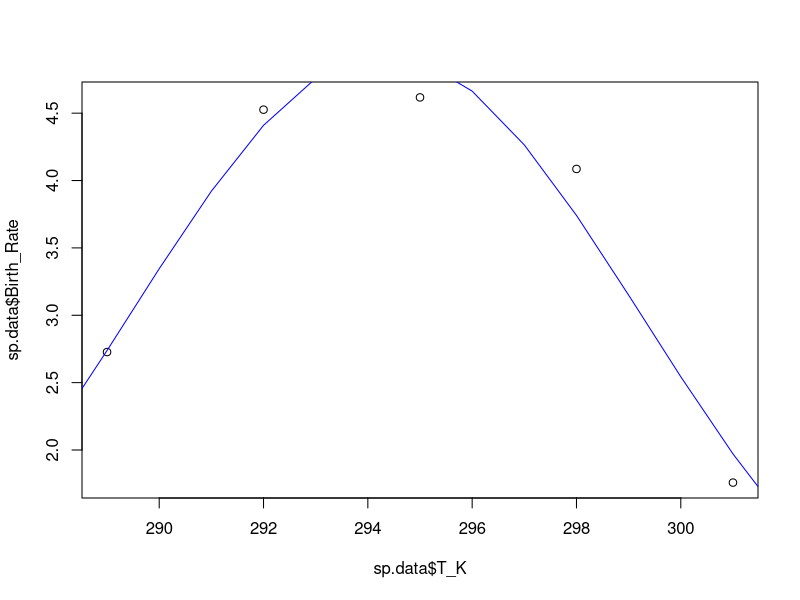

Generate this figure with R: (Note: this script raises an error after producing the figure.)
###################################################################
#### This R script fits functions to temperature response data ####
###################################################################


# Load packages and set working directory
library(tidyr)
library(ggplot2)
library(dplyr)
library(tidyverse)
setwd(dirname(rstudioapi::getActiveDocumentContext()$path))

# Read data
data <- as.data.frame(read_csv("Temperature response data New.csv"))

# Select an insect by removing # in front of name and placing # in front of other species
#sp.data <- subset(data, Species == "Clavigralla shadabi")
#sp.data <- subset(data, Species == "Clavigralla tomentosicollis Benin")
#sp.data <- subset(data, Species == "Clavigralla tomentosicollis Nigeria")
#sp.data <- subset(data, Species == "Clavigralla tomentosicollis Burkina Faso")
#sp.data <- subset(data, Species == "Apolygus lucorum")
#sp.data <- subset(data, Species == "Adelphocoris suturalis")
#sp.data <- subset(data, Species == "Macrosiphum euphorbiae Brazil")
#sp.data <- subset(data, Species == "Aulacorthum solani Brazil")
sp.data <- subset(data, Species == "Uroleucon ambrosiae")
#sp.data <- subset(data, Species == "Lygus lineolaris")
#sp.data <- subset(data, Species == "Pilophorus typicus")
#sp.data <- subset(data, Species == "Macrolophus pygmaeus on Myzus persicae")
#sp.data <- subset(data, Species == "Macrolophus pygmaeus on Trialeurodes vaporariorum")
#sp.data <- subset(data, Species == "Toxoptera citricidus on C. unshiu")
#sp.data <- subset(data, Species == "Toxoptera citricidus on C. aurantium")
#sp.data <- subset(data, Species == "Aphis citricola")
#sp.data <- subset(data, Species == "Aphis gossypii Japan")

# Remove columns that do not contain temperature data
sp.data <- sp.data[-c(1:8,12,14,16,18,20,22,24,26,27,29,31,32,34,35,37,39,40,42,44,46,48,50,51)]

# Set some option for nls and plots
Tmin <- 280
Tmax <- 310
TR <- 293



####################################### FECUNDITY ###########################################
# NLS
fec <- nls(Birth_Rate ~ bTopt*exp(-((T_K-Toptb)^2)/(2*sb^2)), data=sp.data,
           start=list(bTopt=5, Toptb=TR, sb=3))
summary(fec)
# Plot model fits
plot(sp.data$T_K, sp.data$Birth_Rate)
points(seq(Tmin,Tmax,1),coef(fec)[1]*exp(-((seq(Tmin,Tmax,1)-coef(fec)[2])^2)/(2*coef(fec)[3]^2)), type="l", col="blue")


###################################### DEVELOPMENT ##########################################
# estimate xTR and A
# NOTE: removed data beyond max development
dev.mon <- nls(Development ~ xTR*T_K/TR*exp(A*(1/TR-1/T_K)), data=sp.data[-c((nrow(sp.data)-2):nrow(sp.data)),],
               start=list(xTR=0.1, A=1000))
summary(dev.mon)
# Plot model fits
plot(sp.data$T_K, sp.data$Development)
points(seq(Tmin,Tmax,1), coef(dev.mon)[1]*(seq(Tmin,Tmax,1)/TR)*exp(coef(dev.mon)[2]*(1/TR-1/seq(Tmin,Tmax,1))), type="l", col="blue")

# estimate AL and AH separately from TL and TH if needed
xTR <- coef(dev.mon)[1]
A <- coef(dev.mon)[2]
kTL <- 295
kTH <- 311
dev.A <- nls(Development ~ xTR*(T_K/TR)*exp(A*(1/TR-1/T_K))/(1+exp(AL*(1/kTL-1/T_K))+exp(AH*(1/kTH-1/T_K))),
              data=sp.data, start=list(AL=-50000, AH=50000))
summary(dev.A)
AL <- coef(dev.A)[1]
AH <- coef(dev.A)[2]
dev.T <- nls(Development ~ xTR*(T_K/TR)*exp(A*(1/TR-1/T_K))/(1+exp(AL*(1/TL-1/T_K))+exp(AH*(1/TH-1/T_K))),
             data=sp.data, start=list(TL=kTL, TH=kTH))
summary(dev.T)
# Plot model fits
plot(sp.data$T_K, sp.data$Development, xlim=c(Tmin,Tmax), ylim=c(0,0.25))
points(seq(Tmin,Tmax,1), xTR*(seq(Tmin,Tmax,1)/TR)*exp(A*(1/TR-1/seq(Tmin,Tmax,1)))/
         (1+(exp(AL*(1/coef(dev.T)[1]-1/seq(Tmin,Tmax,1)))+exp(AH*(1/coef(dev.T)[2]-1/seq(Tmin,Tmax,1))))), type="l", col="blue")

# estimate TH and AH separately from TL and AL if needed
kAL <- -50000
dev.H <- nls(Development ~ coef(dev.mon)[1]*(T_K/TR)*exp(coef(dev.mon)[2]*(1/TR-1/T_K))/(1+exp(kAL*(1/kTL-1/T_K))+exp(AH*(1/TH-1/T_K))),
             data=sp.data, start=list(TH=kTH, AH=10000))
summary(dev.H)
dev.AL <- nls(Development ~ coef(dev.mon)[1]*(T_K/TR)*exp(coef(dev.mon)[2]*(1/TR-1/T_K))/(1+exp(AL*(1/kTL-1/T_K))+exp(coef(dev.H)[2]*(1/coef(dev.H)[1]-1/T_K))),
             data=sp.data, start=list(AL=-100000))
summary(dev.AL)
dev.TL <- nls(Development ~ coef(dev.mon)[1]*(T_K/TR)*exp(coef(dev.mon)[2]*(1/TR-1/T_K))/(1+exp(coef(dev.AL)[1]*(1/TL-1/T_K))+exp(coef(dev.H)[2]*(1/coef(dev.H)[1]-1/T_K))),
             data=sp.data, start=list(TL=kTL))
summary(dev.TL)
# Plot model fits
plot(sp.data$T_K, sp.data$Development)
points(seq(Tmin,Tmax,1), coef(dev.mon)[1]*(seq(Tmin,Tmax,1)/TR)*exp(coef(dev.mon)[2]*(1/TR-1/seq(Tmin,Tmax,1)))/
         (1+(exp(coef(dev.AL)[1]*(1/coef(dev.TL)[1]-1/seq(Tmin,Tmax,1)))+exp(coef(dev.H)[2]*(1/coef(dev.H)[1]-1/seq(Tmin,Tmax,1))))), type="l", col="blue")


# Minimum developmental temperature
# NOTE: removed data beyond max development
dev.min <- nls(Development ~ m*T_K+b, data=sp.data[-c((nrow(sp.data)-2):nrow(sp.data)),],
               start=list(m=0.01, b=0))
summary(dev.min)
# Plot model fits
plot(sp.data$T_K, sp.data$Development, xlim=c(280,Tmax))
points(seq(280,Tmax,1), coef(dev.min)[1]*seq(280,Tmax,1)+coef(dev.min)[2], type="l", col="blue")

# Calculate Tmin
Tmin <- (-coef(dev.min)[2]/coef(dev.min)[1])[[1]]
Tmin



#################################### MORTALITY ######################################
# NLS for juvenile mortality
mort.J <- nls(Juv_Mortality ~ xTR*exp(A*(1/TR-1/T_K)), data=sp.data,
              start=list(xTR=0.01, A=10000))
summary(mort.J)
# Plot model fits
plot(sp.data$T_K, sp.data$Juv_Mortality) #, ylim=c(0,0.2))
points(seq(Tmin,Tmax,1), coef(mort.J)[1]*exp(coef(mort.J)[2]*(1/TR-1/seq(Tmin,Tmax,1))), type="l", col="blue")


# NLS for adult mortality
mort.A <- nls(Adult_Mortality ~ xTR*exp(A*(1/TR-1/T_K)), data=sp.data,
              start=list(xTR=0.01, A=10000))
summary(mort.A)
# Plot model fits
plot(sp.data$T_K, sp.data$Adult_Mortality, ylim=c(0,0.2))
points(seq(Tmin,Tmax,1), coef(mort.A)[1]*exp(coef(mort.A)[2]*(1/TR-1/seq(Tmin,Tmax,1))), type="l", col="blue")



########################### r (INTRINSIC GROWTH RATE) ###############################
# estimate all parameters
r <- nls(r ~ ifelse(T_K <= Topt, rMax*exp(-1*((T_K-Topt)/(2*sr))^2),
                    rMax*(1 - ((T_K-Topt)/(Topt-Tmax))^2)),
                    data=sp.data, start=list(sr=5, Topt=295, Tmax=298, rMax=0.1))
summary(r)
# Plot model fits
plot(sp.data$T_K, sp.data$r)
points(seq(Tmin,Tmax,1), ifelse(seq(Tmin,Tmax,1) <= coef(r)[2], coef(r)[4]*exp(-1*((seq(Tmin,Tmax,1)-coef(r)[2])/(2*coef(r)[1]))^2),
                                coef(r)[4]*(1 - ((seq(Tmin,Tmax,1)-coef(r)[2])/(coef(r)[2]-coef(r)[3]))^2)), type="l", col="blue")


# set Topt and rMax (NOTE: Topt cannot equal Tmax in nls)
Topt <- sp.data[nrow(sp.data)-1,"T_K"]
rMax <- sp.data[sp.data$T_K==Topt,"r"]
# estimate all other parameters
r <- nls(r ~ ifelse(T_K <= Topt, rMax*exp(-1*((T_K-Topt)/(2*sr))^2),
                    rMax*(1 - ((T_K-Topt)/(Topt-Tmax))^2)),
         data=sp.data, start=list(sr=3, Tmax=305))
summary(r)
# Plot model fits
plot(sp.data$T_K, sp.data$r, ylim=c(0,rMax))
points(seq(Tmin,Tmax,1), ifelse(seq(Tmin,Tmax,1) <= Topt, rMax*exp(-1*((seq(Tmin,Tmax,1)-Topt)/(2*coef(r)[1]))^2),
                                rMax*(1 - ((seq(Tmin,Tmax,1)-Topt)/(Topt-coef(r)[2]))^2)), type="l", col="blue")
rMax
Topt
coef(r)[2]



##################################### EGG DEVELOPMENT ########################################
# estimate xTR and A
# NOTE: removed data beyond max development
dev.mon <- nls(Egg_Dev ~ xTR*T_K/TR*exp(A*(1/TR-1/T_K)), data=sp.data[-c((nrow(sp.data)-0):nrow(sp.data)),],
               start=list(xTR=0.1, A=1000))
summary(dev.mon)
# Plot model fits
plot(sp.data$T_K, sp.data$Egg_Dev)
points(seq(Tmin,Tmax,1), coef(dev.mon)[1]*(seq(Tmin,Tmax,1)/TR)*exp(coef(dev.mon)[2]*(1/TR-1/seq(Tmin,Tmax,1))), type="l", col="blue")

# estimate AL and AH separately from TL and TH if needed
kTL <- 297
kTH <- 311
dev.A <- nls(Egg_Dev ~ coef(dev.mon)[1]*(T_K/TR)*exp(coef(dev.mon)[2]*(1/TR-1/T_K))/(1+exp(AL*(1/kTL-1/T_K))+exp(AH*(1/kTH-1/T_K))),
             data=sp.data, start=list(AL=-50000, AH=50000))
summary(dev.A)
dev.T <- nls(Egg_Dev ~ coef(dev.mon)[1]*(T_K/TR)*exp(coef(dev.mon)[2]*(1/TR-1/T_K))/(1+exp(coef(dev.A)[1]*(1/TL-1/T_K))+exp(coef(dev.A)[2]*(1/TH-1/T_K))),
             data=sp.data, start=list(TL=kTL, TH=kTH))
summary(dev.T)
# Plot model fits
plot(sp.data$T_K, sp.data$Egg_Dev, xlim=c(Tmin,Tmax), ylim=c(0,0.4))
points(seq(Tmin,Tmax,1), coef(dev.mon)[1]*(seq(Tmin,Tmax,1)/TR)*exp(coef(dev.mon)[2]*(1/TR-1/seq(Tmin,Tmax,1)))/
         (1+(exp(coef(dev.A)[1]*(1/coef(dev.T)[1]-1/seq(Tmin,Tmax,1)))+exp(coef(dev.A)[2]*(1/coef(dev.T)[2]-1/seq(Tmin,Tmax,1))))), type="l", col="blue")

# estimate TH and AH separately from TL and AL if needed
kAL <- -100000
dev.H <- nls(Egg_Dev ~ coef(dev.mon)[1]*(T_K/TR)*exp(coef(dev.mon)[2]*(1/TR-1/T_K))/(1+exp(kAL*(1/kTL-1/T_K))+exp(AH*(1/TH-1/T_K))),
             data=sp.data, start=list(TH=kTH, AH=50000))
summary(dev.H)
dev.AL <- nls(Egg_Dev ~ coef(dev.mon)[1]*(T_K/TR)*exp(coef(dev.mon)[2]*(1/TR-1/T_K))/(1+exp(AL*(1/kTL-1/T_K))+exp(coef(dev.H)[2]*(1/coef(dev.H)[1]-1/T_K))),
              data=sp.data, start=list(AL=-100000))
summary(dev.AL)
dev.TL <- nls(Egg_Dev ~ coef(dev.mon)[1]*(T_K/TR)*exp(coef(dev.mon)[2]*(1/TR-1/T_K))/(1+exp(coef(dev.AL)[1]*(1/TL-1/T_K))+exp(coef(dev.H)[2]*(1/coef(dev.H)[1]-1/T_K))),
              data=sp.data, start=list(TL=kTL))
summary(dev.TL)
# Plot model fits
plot(sp.data$T_K, sp.data$Egg_Dev)
points(seq(Tmin,Tmax,1), coef(dev.mon)[1]*(seq(Tmin,Tmax,1)/TR)*exp(coef(dev.mon)[2]*(1/TR-1/seq(Tmin,Tmax,1)))/
         (1+(exp(coef(dev.AL)[1]*(1/coef(dev.TL)[1]-1/seq(Tmin,Tmax,1)))+exp(coef(dev.H)[2]*(1/coef(dev.H)[1]-1/seq(Tmin,Tmax,1))))), type="l", col="blue")



###################################### DEVELOPMENT ##########################################
# Monotonic response
# dev.mon <- nls(Development ~ xTR*T_K/TR*exp(A*(1/TR-1/T_K)), data=sp.data,
#                start=list(xTR=0.01, A=5000))
# summary(dev.mon)
# Plot model fits
# plot(sp.data$T_K, sp.data$Development)
# points(seq(Tmin,Tmax,1), coef(dev.mon)[1]*(seq(Tmin,Tmax,1)/TR)*exp(coef(dev.mon)[2]*(1/TR-1/seq(Tmin,Tmax,1))), type="l", col="blue")


# Sharpe-Schoolfield response
# estimate all parameters
# dev <- nls(Development ~ xTR*(T_K/TR)*exp(A*(1/TR-1/T_K))/(1+exp(AL*(1/TL-1/T_K))+exp(AH*(1/TH-1/T_K))),
#               data=sp.data, start=list(xTR=0.03, A=7000, AL=-30000, AH=270000, TL=286, TH=306))
# summary(dev)
# Plot model fits
# plot(sp.data$T_K, sp.data$Development)
# points(seq(Tmin,Tmax,1), coef(dev)[1]*(seq(Tmin,Tmax,1)/TR)*exp(coef(dev)[2]*(1/TR-1/seq(Tmin,Tmax,1)))/
#          (1+(exp(coef(dev)[3]*(1/coef(dev)[5]-1/seq(Tmin,Tmax,1)))+exp(coef(dev)[4]*(1/coef(dev)[6]-1/seq(Tmin,Tmax,1))))), type="l", col="blue")


# estimate AL, AH, TL, and TH
# NOTE: if needed, set AH based on NLS below and run code iteratively until AL and AH do not appreciably change)
# dev.SS <- nls(Development ~ coef(dev.mon)[1]*(T_K/TR)*exp(coef(dev.mon)[2]*(1/TR-1/T_K))/(1+exp(AL*(1/TL-1/T_K))+exp(AH*(1/TH-1/T_K))),
#               data=sp.data, start=list(AL=-66000, AH=235000, TL=288, TH=309.6))
# summary(dev.SS)
# Plot model fits
# plot(sp.data$T_K, sp.data$Development)
# points(seq(Tmin,Tmax,1), coef(dev.mon)[1]*(seq(Tmin,Tmax,1)/TR)*exp(coef(dev.mon)[2]*(1/TR-1/seq(Tmin,Tmax,1)))/
#          (1+(exp(coef(dev.SS)[1]*(1/coef(dev.SS)[3]-1/seq(Tmin,Tmax,1)))+exp(coef(dev.SS)[2]*(1/coef(dev.SS)[4]-1/seq(Tmin,Tmax,1))))), type="l", col="blue")



########################### LACTIN MODEL OF DEVELOPMENT #############################
# estimate all parameters
#lactin <- nls(Development ~ exp(mTopt*T_K)-exp(mTopt*Tmax-(Tmax-T_K)/mDelta) + mTmin,
#              data=sp.data, start=list(mTopt=0.05, Tmax=305, mDelta=10, mTmin=0.01))
#summary(lactin)
# Plot model fits
#plot(sp.data$T_K, sp.data$Development)
#points(seq(Tmin,Tmax,1), coef(dev.mon)[1]*(seq(Tmin,Tmax,1)/TR)*exp(coef(dev.mon)[2]*(1/TR-1/seq(Tmin,Tmax,1)))/
#         (1+(exp(coef(dev.SS)[1]*(1/coef(dev.SS)[3]-1/seq(Tmin,Tmax,1)))+exp(coef(dev.SS)[2]*(1/coef(dev.SS)[4]-1/seq(Tmin,Tmax,1))))), type="l", col="blue")

# estimate mDelta and mTmin
#lactin.test <- nls(Development ~ exp(0.06*T_K)-exp(0.06*kTH-(kTH-T_K)/mDelta) + mTmin,
#              data=sp.data, start=list(mDelta=1, mTmin=0.01))
#summary(lactin.test)
# Plot model fits
#plot(sp.data$T_K, sp.data$Development)
#points(seq(Tmin,Tmax,1), exp(0.06*seq(Tmin,Tmax,1))-exp(0.06*305-(305-seq(Tmin,Tmax,1))/1) + 0.01, type="l", col="blue")



#################################### EGG MORTALITY ######################################
# Mortality estimated using fit at reference temperature
# NLS for egg mortality
mort.J <- nls(Egg_Mortality ~ xTR*exp(A*(1/TR-1/T_K)), data=sp.data,
              start=list(xTR=0.01, A=10000))
summary(mort.J)
# Plot model fits
plot(sp.data$T_K, sp.data$Egg_Mortality, ylim=c(0,0.2))
points(seq(Tmin,Tmax,1), coef(mort.J)[1]*exp(coef(mort.J)[2]*(1/TR-1/seq(Tmin,Tmax,1))), type="l", col="blue")



# Mortality estimated using data at reference temperature
dJTR <- sp.data[sp.data$T_K==TR,"Juv_Mortality"]
dATR <- sp.data[sp.data$T_K==TR,"Adult_Mortality"]

# NLS for juvenile mortality
mort.J <- nls(Juv_Mortality ~ dJTR*exp(A*(1/TR-1/T_K)), data=sp.data,
              start=list(A=1000))
summary(mort.J)
# Plot model fits
plot(sp.data$T_K, sp.data$Juv_Mortality) #, ylim=c(0,0.2))
points(seq(Tmin,Tmax,1), dJTR*exp(coef(mort.J)[1]*(1/TR-1/seq(Tmin,Tmax,1))), type="l", col="blue")


# NLS for adult mortality
mort.A <- nls(Adult_Mortality ~ dATR*exp(A*(1/TR-1/T_K)), data=sp.data,
              start=list(A=1000))
summary(mort.A)
# Plot model fits
plot(sp.data$T_K, sp.data$Adult_Mortality, ylim=c(0,0.1))
points(seq(Tmin,Tmax,1), dATR*exp(coef(mort.A)[1]*(1/TR-1/seq(Tmin,Tmax,1))), type="l", col="blue")



########################### R0 (NET REPRODUCTIVE RATE) ##############################
# NLS
fit.R0 <- nls(R0 ~ R0Topt*exp(-((T_K-ToptR0)^2)/(2*sR0^2)), data=sp.data,
              start=list(R0Topt=200, ToptR0=TR, sR0=10))
summary(fit.R0)
# Plot model fits
plot(sp.data$T_K, sp.data$R0)
points(seq(Tmin,Tmax,1),coef(fit.R0)[1]*exp(-((seq(Tmin,Tmax,1)-coef(fit.R0)[2])^2)/(2*coef(fit.R0)[3]^2)), type="l", col="blue")

# calculate R0Tmax: temperature at which R0 = 1
R0Tmax <- 0
deltaT <- (5*coef(fit.R0)[3]/1000)[[1]] # temperature range = 5 sigma away from Topt
for(i in 0:1000) {
  if(coef(fit.R0)[1]*exp(-(((coef(fit.R0)[2] + i*deltaT) - coef(fit.R0)[2])^2)/(2*coef(fit.R0)[3])^2) <= 1 & R0Tmax == 0)
  { R0Tmax <- (coef(fit.R0)[2] + i*deltaT)[[1]] }}
R0Tmax
